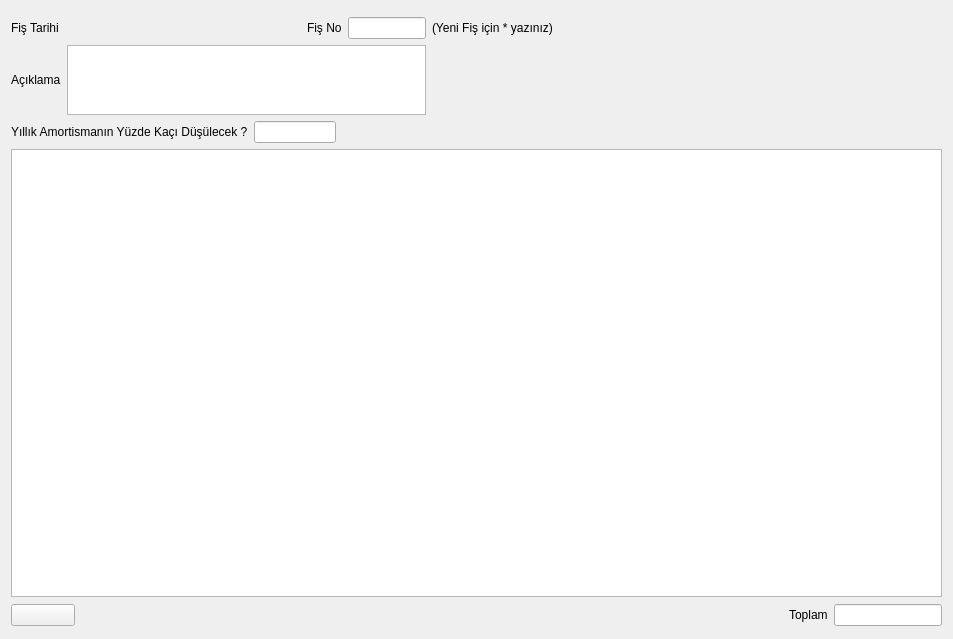
<?xml version="1.0" encoding="UTF-8"?>
<ui version="4.0">
 <class>DMR_AMORTISMAN_FISI</class>
 <widget class="QDialog" name="DMR_AMORTISMAN_FISI">
  <property name="geometry">
   <rect>
    <x>0</x>
    <y>0</y>
    <width>953</width>
    <height>639</height>
   </rect>
  </property>
  <property name="sizePolicy">
   <sizepolicy hsizetype="Expanding" vsizetype="Expanding">
    <horstretch>5</horstretch>
    <verstretch>0</verstretch>
   </sizepolicy>
  </property>
  <property name="minimumSize">
   <size>
    <width>720</width>
    <height>450</height>
   </size>
  </property>
  <property name="windowTitle">
   <string>Amortisman Fişi</string>
  </property>
  <layout class="QGridLayout" name="gridLayout_3" rowstretch="1,1,1,1,50,1" columnstretch="8,10,10,10,10,10,10,10,10,0,0">
   <property name="sizeConstraint">
    <enum>QLayout::SetNoConstraint</enum>
   </property>
   <item row="1" column="0" rowspan="2" colspan="11">
    <layout class="QGridLayout" name="gridLayout" rowstretch="1,0" columnstretch="5,6,4,2,10,10">
     <item row="1" column="0">
      <widget class="QLabel" name="label_5">
       <property name="sizePolicy">
        <sizepolicy hsizetype="Fixed" vsizetype="Fixed">
         <horstretch>0</horstretch>
         <verstretch>0</verstretch>
        </sizepolicy>
       </property>
       <property name="text">
        <string>Açıklama</string>
       </property>
      </widget>
     </item>
     <item row="0" column="0">
      <widget class="QLabel" name="label_6">
       <property name="sizePolicy">
        <sizepolicy hsizetype="Fixed" vsizetype="Fixed">
         <horstretch>0</horstretch>
         <verstretch>0</verstretch>
        </sizepolicy>
       </property>
       <property name="text">
        <string>Fiş Tarihi</string>
       </property>
      </widget>
     </item>
     <item row="1" column="1" colspan="3">
      <widget class="QLimitedTextEdit" name="limitedTextEdit_aciklama"/>
     </item>
     <item row="0" column="2">
      <widget class="QLabel" name="label">
       <property name="sizePolicy">
        <sizepolicy hsizetype="Fixed" vsizetype="Fixed">
         <horstretch>0</horstretch>
         <verstretch>0</verstretch>
        </sizepolicy>
       </property>
       <property name="text">
        <string>Fiş No</string>
       </property>
       <property name="buddy">
        <cstring>lineedit_fis_no</cstring>
       </property>
      </widget>
     </item>
     <item row="0" column="3">
      <widget class="QLineEdit" name="lineedit_fis_no">
       <property name="enabled">
        <bool>true</bool>
       </property>
       <property name="sizePolicy">
        <sizepolicy hsizetype="Expanding" vsizetype="Fixed">
         <horstretch>0</horstretch>
         <verstretch>0</verstretch>
        </sizepolicy>
       </property>
       <property name="text">
        <string/>
       </property>
       <property name="readOnly">
        <bool>false</bool>
       </property>
      </widget>
     </item>
     <item row="0" column="4">
      <widget class="QLabel" name="label_2">
       <property name="sizePolicy">
        <sizepolicy hsizetype="Fixed" vsizetype="Fixed">
         <horstretch>0</horstretch>
         <verstretch>0</verstretch>
        </sizepolicy>
       </property>
       <property name="text">
        <string>(Yeni Fiş için * yazınız)</string>
       </property>
      </widget>
     </item>
     <item row="0" column="1">
      <widget class="QAdakDate" name="adakDate_fis_tarihi">
       <property name="whatsThis">
        <string>Tarih WidgetÄ± </string>
       </property>
       <property name="QAdakDate" stdset="0">
        <rect>
         <x>0</x>
         <y>0</y>
         <width>100</width>
         <height>100</height>
        </rect>
       </property>
      </widget>
     </item>
     <item row="1" column="5">
      <spacer name="horizontalSpacer_7">
       <property name="orientation">
        <enum>Qt::Horizontal</enum>
       </property>
       <property name="sizeHint" stdset="0">
        <size>
         <width>40</width>
         <height>20</height>
        </size>
       </property>
      </spacer>
     </item>
    </layout>
   </item>
   <item row="3" column="0" colspan="9">
    <layout class="QGridLayout" name="gridLayout_2" columnstretch="10,3,15">
     <item row="0" column="0">
      <widget class="QLabel" name="label_3">
       <property name="sizePolicy">
        <sizepolicy hsizetype="Fixed" vsizetype="Fixed">
         <horstretch>0</horstretch>
         <verstretch>0</verstretch>
        </sizepolicy>
       </property>
       <property name="text">
        <string>Yıllık Amortismanın Yüzde Kaçı Düşülecek ?</string>
       </property>
      </widget>
     </item>
     <item row="0" column="1">
      <widget class="QCommaEdit" name="commaEdit_amortisman_yuzdesi">
       <property name="whatsThis">
        <string>Sayilari formatina(Or:1,000,234.50) donusturur. </string>
       </property>
       <property name="QCommaEdit" stdset="0">
        <rect>
         <x>0</x>
         <y>0</y>
         <width>100</width>
         <height>100</height>
        </rect>
       </property>
      </widget>
     </item>
     <item row="0" column="2">
      <spacer name="horizontalSpacer_11">
       <property name="orientation">
        <enum>Qt::Horizontal</enum>
       </property>
       <property name="sizeHint" stdset="0">
        <size>
         <width>40</width>
         <height>20</height>
        </size>
       </property>
      </spacer>
     </item>
    </layout>
   </item>
   <item row="3" column="9" colspan="2">
    <spacer name="horizontalSpacer_6">
     <property name="orientation">
      <enum>Qt::Horizontal</enum>
     </property>
     <property name="sizeHint" stdset="0">
      <size>
       <width>130</width>
       <height>20</height>
      </size>
     </property>
    </spacer>
   </item>
   <item row="4" column="0" colspan="11">
    <widget class="QTableWidget" name="tablewidget_fis_satirlari"/>
   </item>
   <item row="5" column="0">
    <widget class="QPushButton" name="button_yazdir">
     <property name="sizePolicy">
      <sizepolicy hsizetype="Expanding" vsizetype="Fixed">
       <horstretch>0</horstretch>
       <verstretch>0</verstretch>
      </sizepolicy>
     </property>
     <property name="text">
      <string/>
     </property>
     <property name="icon">
      <iconset resource="../e9_icons.qrc">
       <normaloff>:/e9_icons/E9_ICONS/yazdir_ikonu.png</normaloff>:/e9_icons/E9_ICONS/yazdir_ikonu.png</iconset>
     </property>
     <property name="iconSize">
      <size>
       <width>32</width>
       <height>32</height>
      </size>
     </property>
     <property name="autoDefault">
      <bool>false</bool>
     </property>
    </widget>
   </item>
   <item row="5" column="5" colspan="4">
    <spacer name="horizontalSpacer_9">
     <property name="orientation">
      <enum>Qt::Horizontal</enum>
     </property>
     <property name="sizeHint" stdset="0">
      <size>
       <width>389</width>
       <height>25</height>
      </size>
     </property>
    </spacer>
   </item>
   <item row="5" column="9" colspan="2">
    <layout class="QHBoxLayout" name="horizontalLayout_3">
     <item>
      <spacer name="yatay_bosluk_top_2">
       <property name="orientation">
        <enum>Qt::Horizontal</enum>
       </property>
       <property name="sizeHint" stdset="0">
        <size>
         <width>40</width>
         <height>20</height>
        </size>
       </property>
      </spacer>
     </item>
     <item>
      <widget class="QLabel" name="label_8">
       <property name="sizePolicy">
        <sizepolicy hsizetype="Fixed" vsizetype="Fixed">
         <horstretch>0</horstretch>
         <verstretch>0</verstretch>
        </sizepolicy>
       </property>
       <property name="text">
        <string>Toplam</string>
       </property>
      </widget>
     </item>
     <item>
      <widget class="QCommaEdit" name="commaedit_toplam_tutar">
       <property name="sizePolicy">
        <sizepolicy hsizetype="Expanding" vsizetype="Fixed">
         <horstretch>0</horstretch>
         <verstretch>0</verstretch>
        </sizepolicy>
       </property>
       <property name="focusPolicy">
        <enum>Qt::NoFocus</enum>
       </property>
       <property name="whatsThis">
        <string>Sayilari formatina(Or:1,000,234.50) donusturur. </string>
       </property>
       <property name="readOnly">
        <bool>true</bool>
       </property>
       <property name="QCommaEdit" stdset="0">
        <rect>
         <x>0</x>
         <y>0</y>
         <width>100</width>
         <height>100</height>
        </rect>
       </property>
      </widget>
     </item>
    </layout>
   </item>
   <item row="0" column="0" colspan="11">
    <widget class="QWidget" name="navigation_button_widget" native="true">
     <property name="sizePolicy">
      <sizepolicy hsizetype="Expanding" vsizetype="Fixed">
       <horstretch>0</horstretch>
       <verstretch>0</verstretch>
      </sizepolicy>
     </property>
    </widget>
   </item>
   <item row="5" column="1">
    <spacer name="horizontalSpacer_3">
     <property name="orientation">
      <enum>Qt::Horizontal</enum>
     </property>
     <property name="sizeHint" stdset="0">
      <size>
       <width>40</width>
       <height>20</height>
      </size>
     </property>
    </spacer>
   </item>
   <item row="5" column="2">
    <spacer name="horizontalSpacer_4">
     <property name="orientation">
      <enum>Qt::Horizontal</enum>
     </property>
     <property name="sizeHint" stdset="0">
      <size>
       <width>40</width>
       <height>20</height>
      </size>
     </property>
    </spacer>
   </item>
   <item row="5" column="3">
    <spacer name="horizontalSpacer">
     <property name="orientation">
      <enum>Qt::Horizontal</enum>
     </property>
     <property name="sizeHint" stdset="0">
      <size>
       <width>149</width>
       <height>20</height>
      </size>
     </property>
    </spacer>
   </item>
   <item row="5" column="4">
    <spacer name="horizontalSpacer_5">
     <property name="orientation">
      <enum>Qt::Horizontal</enum>
     </property>
     <property name="sizeHint" stdset="0">
      <size>
       <width>40</width>
       <height>20</height>
      </size>
     </property>
    </spacer>
   </item>
  </layout>
  <action name="action_satir_ekle">
   <property name="text">
    <string>Satır Ekle</string>
   </property>
  </action>
  <action name="action_satir_sil">
   <property name="text">
    <string>Satır Sil</string>
   </property>
  </action>
  <action name="action_satiri_tamamla">
   <property name="text">
    <string>Satiri Tamamla</string>
   </property>
   <property name="toolTip">
    <string>Satırdaki eksik bilgileri tamamlar.</string>
   </property>
   <property name="shortcut">
    <string>Ctrl+T</string>
   </property>
  </action>
 </widget>
 <customwidgets>
  <customwidget>
   <class>QAdakDate</class>
   <extends>QWidget</extends>
   <header>QAdakDate.h</header>
  </customwidget>
  <customwidget>
   <class>QCommaEdit</class>
   <extends>QLineEdit</extends>
   <header>QCommaEdit.h</header>
  </customwidget>
  <customwidget>
   <class>QLimitedTextEdit</class>
   <extends>QTextEdit</extends>
   <header>QLimitedTextEdit.h</header>
  </customwidget>
 </customwidgets>
 <tabstops>
  <tabstop>adakDate_fis_tarihi</tabstop>
  <tabstop>lineedit_fis_no</tabstop>
  <tabstop>limitedTextEdit_aciklama</tabstop>
  <tabstop>commaEdit_amortisman_yuzdesi</tabstop>
  <tabstop>tablewidget_fis_satirlari</tabstop>
  <tabstop>button_yazdir</tabstop>
 </tabstops>
 <resources>
  <include location="../e9_icons.qrc"/>
 </resources>
 <connections/>
</ui>
